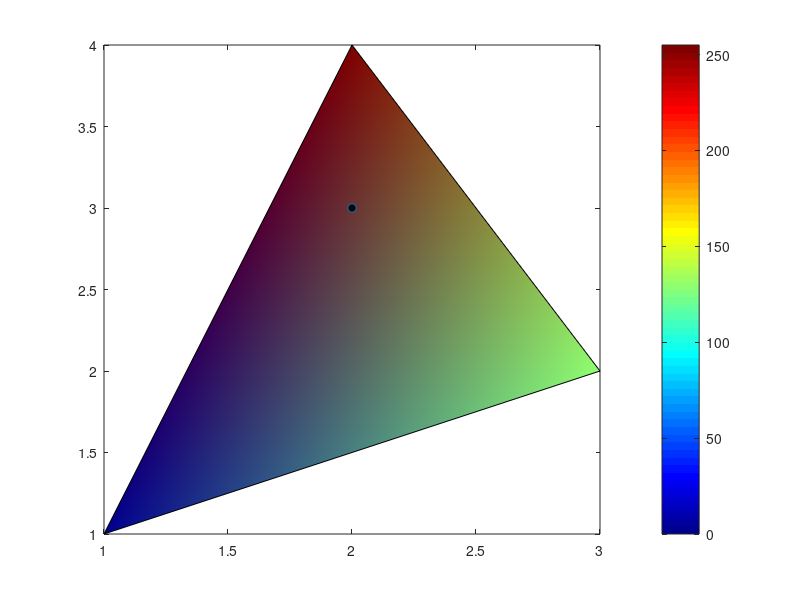

Write MATLAB code to recreate this figure. (Note: this script raises an error after producing the figure.)
clearvars 
close all

nodes = [1,1;
    3,2;
    2,4]; %define the nodes of the tringle

elem = [1,2,3]; %define the triangle itseft as an element
X = nodes(:,1);
Y = nodes(:,2);
values = [0;128;255]; %can be temperature, stress, etc.
fill(X,Y,values);
colormap('jet'); %one of the standard color maps for FEM
colorbar %it is optional, shows the bar with the color scale
hold on;
p=[2,3]; %consider a point
plot(p(1,1),p(1,2),'o','Marker','o',...
    'MarkerFaceColor','black'); %plot the point using a black o
hold off

eval('meshHole');
%eval('meshTwoHolesQuad');
numNodes = size(nodes,1);
numElem = size(elem,1);

%Just as an example, we gave a temperature for each node
Temp=1:numNodes; %temperature for node i is assigned as T(i) = i;

titol='Temperature plot';
colorScale='jet';
%We will use our opwn function for plotting a colored mesh
%it can plot both triangular and quadrilateral meshes.
plotContourSolution(nodes,elem,Temp,titol,colorScale);

%Selectkon of a set of points: Boundaries
hold on
indexLeft=find(nodes(:,1) < 0.001);
plot(nodes(indexLeft,1),nodes(indexLeft,2),'o','Marker','o',...
    'MarkerFaceColor','red')
indexTop=find(nodes(:,2)>0.99);
plot(nodes(indexTop,1),nodes(indexTop,2),'o','Marker','o',...
    'MarkerFaceColor','green')
indexBottom=find(nodes(:,2) < -0.99);
plot(nodes(indexBottom,1),nodes(indexBottom,2),'o','Marker','o',...
    'MarkerFaceColor','blue')
indexRight=find(nodes(:,1) > 0.99);
plot(nodes(indexRight,1),nodes(indexRight,2),'o','Marker','o',...
    'MarkerFaceColor','magenta')
indexCircle=find(sqrt(nodes(:,1).^2 + nodes(:,2).^2) < 0.401);
plot(nodes(indexCircle,1),nodes(indexCircle,2),'o','Marker','o',...
    'MarkerFaceColor','cyan')

fprintf('#Nodes on the left: %d\n',length(indexLeft))
fprintf('#Nodes on the right: %d\n',length(indexRight))
fprintf('#Nodes on the top: %d\n',length(indexTop))
fprintf('#Nodes on the bottom: %d\n',length(indexBottom))
fprintf('#Nodes on the circle: %d\n',length(indexCircle))

indexBoundary = [indexLeft;indexRight;indexTop;indexBottom;indexCircle];
fprintf('#Number of boundary nodes (before unique): %d\n',...
    length(indexBoundary))

indexBoundary = unique(indexBoundary);
fprintf('#Number of boundary nodes (after unique): %d\n',...
    length(indexBoundary))

[indNodBd, indElemBd, indLocalEdgBd, edges] = boundaryNodes(nodes, elem);
fprintf('Number of Boundary nodes: %d\n',length(indNodBd));

fprintf('\nAfter calling boundaryNodes...\n')
indElemBd=unique(indElemBd); %To delete repeated elements
fprintf('Number of boundary elements: %d\n',length(indElemBd))

%Show the elements and nodes at the boundary...
figure()
plotElements(nodes,elem,0);
hold on
X = [nodes(elem(indElemBd,1),1),nodes(elem(indElemBd,2),1),...
    nodes(elem(indElemBd,3),1)]';
Y = [nodes(elem(indElemBd,1),2),nodes(elem(indElemBd,2),2),...
    nodes(elem(indElemBd,3),2)]';
fill(X,Y,'y');
plot(nodes(indNodBd,1),nodes(indNodBd,2),'o','Marker','o',...
    'MarkerFaceColor','red')
hold off

%We can substract some nodes of the booundary using setdiff.
%For Example:
newNodesBd=setdiff(indexBoundary,indexLeft);
figure()
plotElements(nodes,elem,0);
hold on 
plot(nodes(newNodesBd,1),nodes(newNodesBd,2),'o','Marker','o',...
    'MarkerFaceColor','red')
hold off





